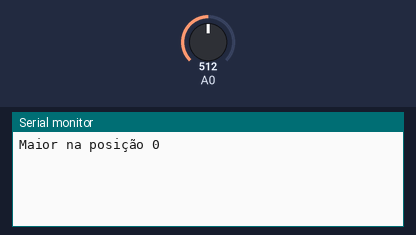
Simulated run of this sketch. Board: Arduino Uno, built with avr-gcc and run on an emulated ATmega328P. On the bench: the last lines printed to the serial monitor. Inputs (shaded band) come from the test bench; at power-on: A0 = 512.

Above: at 1.2 s.
1.3 s: A0 set to 716
At 1.3 s:
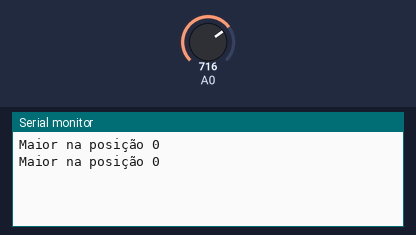
2.8 s: A0 set to 900
At 3.5 s:
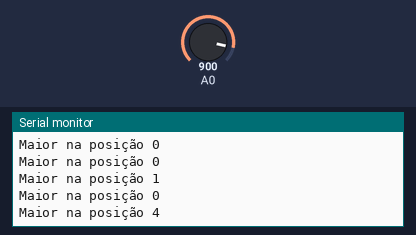
Timing chart, 0 to 5.8 s (numbered marks = the images above; inputs shaded):
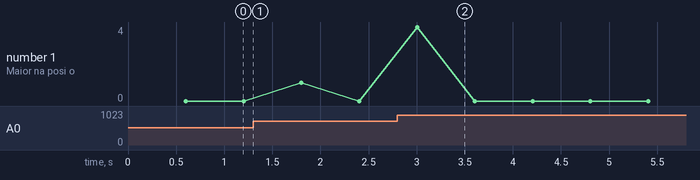

The sketch:

aula36_nivel1.ino
```cpp
// Aula 36 – Nível 1: Revisão: maior leitura com função
// pecas: pot A0
// Revisão: função que devolve a posição da maior leitura
#include <Arduino.h>                    // funções do Arduino (pinMode, digitalWrite, delay...)
int posicao_maior(int v[], int n) {     // devolve a posição, não o valor
  int p = 0;                            // supõe que o maior está na posição 0
  for (int i = 1; i < n; i++) if (v[i] > v[p]) p = i;   // guarda a posição do maior
  return p;                             // devolve a posição
}

int v[6];                               // declara v[6] (int)

void setup() {                          // roda uma vez, quando a placa liga
  Serial.begin(9600);                   // abre o Monitor Serial a 9600 baud
}

void loop() {                           // repete para sempre
  for (int i = 0; i < 6; i++) { v[i] = analogRead(A0); delay(100); }   // 6 leituras espaçadas
  Serial.print("Maior na posição ");    // envia o texto ao Monitor Serial
  Serial.println(posicao_maior(v, 6));   // envia posicao_maior(v ao Monitor Serial e quebra a linha
}
```

Measured:
- after the input at 2.8 s, the serial monitor: prints a new line after 0.20 s (image 2)
